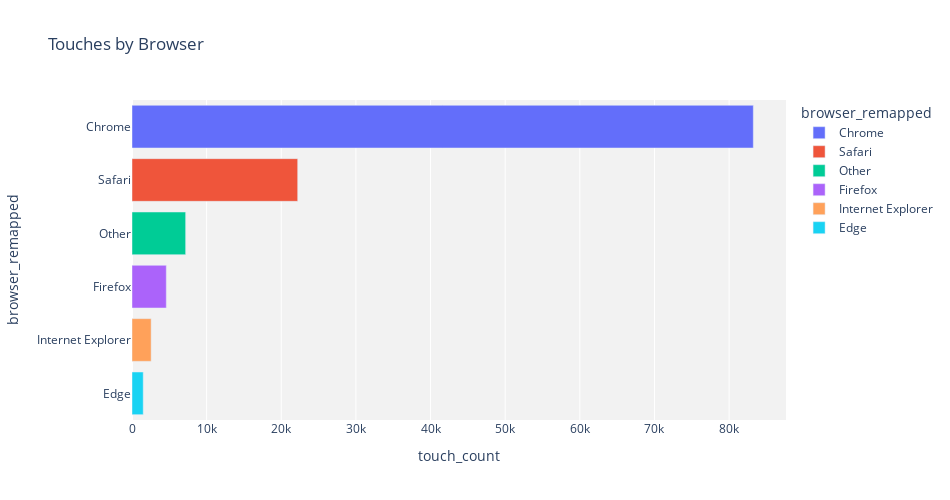

Here is the notebook cell this chart was saved with:
### Markdown cell above
**What are touchpoint counts by browser (Chrome, Safari, etc.)?**

### Code cell
## use visualization package to make a bar chart

bar_fig = px.bar(results_df
                 ,x='touch_count'
                 ,y='browser_remapped'
                 ,title='Touches by Browser'
                 ,color='browser_remapped'
                 )

bar_fig.update_layout(width=950
                      ,height=500
                      ,yaxis={'categoryorder': 'total ascending'}
                      ,plot_bgcolor='#f2f2f2') 

bar_fig.show()

### Figure 1 — Plotly figure (JSON) as saved in the notebook; plotly's stock layout.template omitted (floating-point values rounded to 4 significant figures)
{"data": [{"alignmentgroup": "True", "hovertemplate": "browser_remapped=%{y}<br>touch_count=%{x}<extra></extra>", "legendgroup": "Chrome", "marker": {"color": "#636efa", "pattern": {"shape": ""}}, "name": "Chrome", "offsetgroup": "Chrome", "orientation": "h", "showlegend": true, "textposition": "auto", "type": "bar", "x": [83238], "xaxis": "x", "y": ["Chrome"], "yaxis": "y"}, {"alignmentgroup": "True", "hovertemplate": "browser_remapped=%{y}<br>touch_count=%{x}<extra></extra>", "legendgroup": "Safari", "marker": {"color": "#EF553B", "pattern": {"shape": ""}}, "name": "Safari", "offsetgroup": "Safari", "orientation": "h", "showlegend": true, "textposition": "auto", "type": "bar", "x": [22198], "xaxis": "x", "y": ["Safari"], "yaxis": "y"}, {"alignmentgroup": "True", "hovertemplate": "browser_remapped=%{y}<br>touch_count=%{x}<extra></extra>", "legendgroup": "Other", "marker": {"color": "#00cc96", "pattern": {"shape": ""}}, "name": "Other", "offsetgroup": "Other", "orientation": "h", "showlegend": true, "textposition": "auto", "type": "bar", "x": [7186], "xaxis": "x", "y": ["Other"], "yaxis": "y"}, {"alignmentgroup": "True", "hovertemplate": "browser_remapped=%{y}<br>touch_count=%{x}<extra></extra>", "legendgroup": "Firefox", "marker": {"color": "#ab63fa", "pattern": {"shape": ""}}, "name": "Firefox", "offsetgroup": "Firefox", "orientation": "h", "showlegend": true, "textposition": "auto", "type": "bar", "x": [4592], "xaxis": "x", "y": ["Firefox"], "yaxis": "y"}, {"alignmentgroup": "True", "hovertemplate": "browser_remapped=%{y}<br>touch_count=%{x}<extra></extra>", "legendgroup": "Internet Explorer", "marker": {"color": "#FFA15A", "pattern": {"shape": ""}}, "name": "Internet Explorer", "offsetgroup": "Internet Explorer", "orientation": "h", "showlegend": true, "textposition": "auto", "type": "bar", "x": [2566], "xaxis": "x", "y": ["Internet Explorer"], "yaxis": "y"}, {"alignmentgroup": "True", "hovertemplate": "browser_remapped=%{y}<br>touch_count=%{x}<extra></extra>", "legendgroup": "Edge", "marker": {"color": "#19d3f3", "pattern": {"shape": ""}}, "name": "Edge", "offsetgroup": "Edge", "orientation": "h", "showlegend": true, "textposition": "auto", "type": "bar", "x": [1503], "xaxis": "x", "y": ["Edge"], "yaxis": "y"}], "layout": {"barmode": "relative", "height": 500, "legend": {"title": {"text": "browser_remapped"}, "tracegroupgap": 0}, "plot_bgcolor": "#f2f2f2", "title": {"text": "Touches by Browser"}, "width": 950, "xaxis": {"anchor": "y", "domain": [0, 1], "title": {"text": "touch_count"}}, "yaxis": {"anchor": "x", "categoryarray": ["Edge", "Internet Explorer", "Firefox", "Other", "Safari", "Chrome"], "categoryorder": "total ascending", "domain": [0, 1], "title": {"text": "browser_remapped"}}}}
